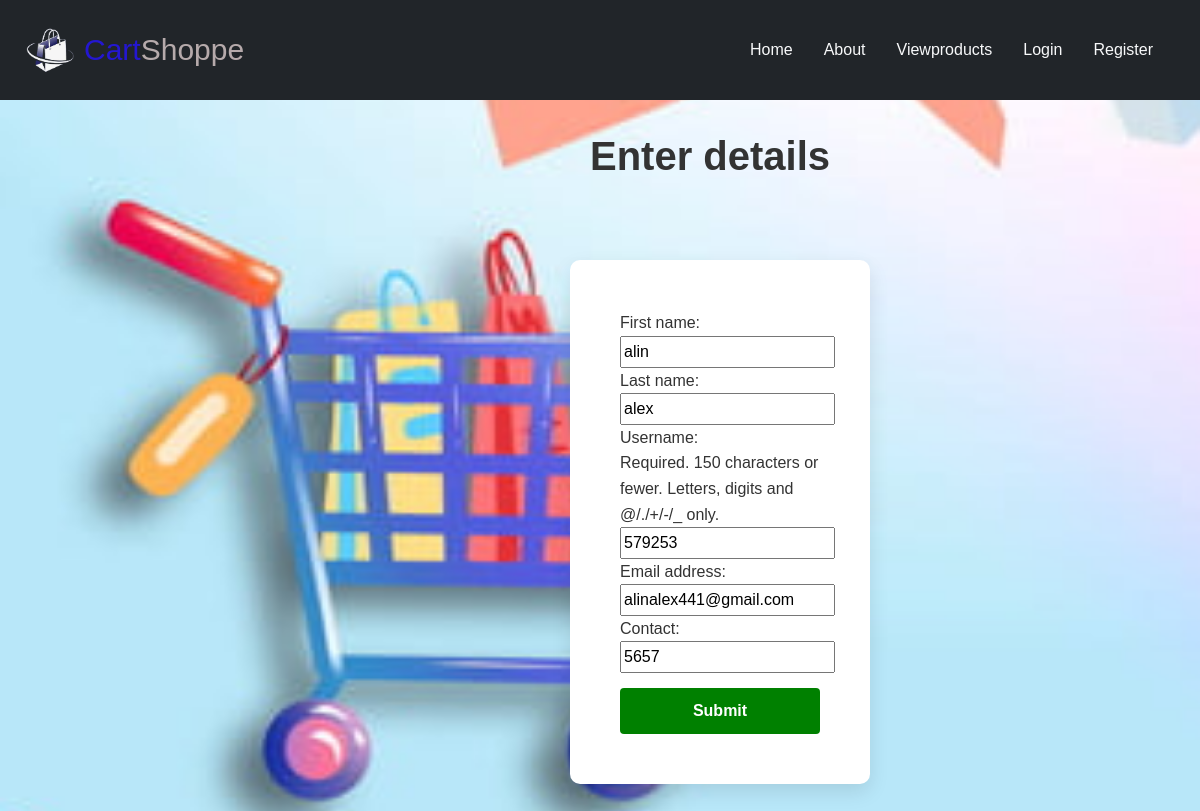
The app's page /edit/7 with its own data.
### myapp/models.py (models this page shows)
class Register(AbstractUser):
    usertype=models.CharField(max_length=10,null=True)
    contact = models.IntegerField(default=0,null=True)

### myapp/views.py (the view)
# urls.py: path("edit/<int:user_id>",views.edit_user),
def edit_user(request, user_id):
    user=Register.objects.get(id=user_id)
    if request.method == 'POST':
        form1 = EditForm(request.POST, instance=user)
        if form1.is_valid():
            form1.save()
            return redirect('/5')
    else:
        form1 = EditForm(instance=user)
    return render(request, 'register.html', {'form': form1})

### myapp/forms.py
class EditForm(forms.ModelForm):
    class Meta:
        model = Register
        fields = ['first_name','last_name','username','email','contact']
        help_text = {
            'username': None
        }

### myapp/templates/register.html (shortened to what this page needs)
{% load static %}
{% include 'header.html' %}
<link rel="stylesheet" href="{% static 'css/register.css' %}">
<h1 id="a3"><b>Enter details</b></h1>
<form method="post">
    <fieldset >
     {{ form }}
     <input type="submit" value="Submit" />
    </fieldset>
</form>
    </body>
    </html>

### myapp/templates/register.html (style rules this page uses)
body { display: flex; justify-content: center; align-items: center; height: 120vh; margin: 0; background-color: #f0f2f5; font-family: Arial, sans-serif; }
form { background-color: #ffffff; padding: 50px 50px; border-radius: 10px; box-shadow: 0 8px 20px rgba(0, 0, 0, 0.1); width: 300px; height:auto; }
input[type="submit"] { margin-top: 15px; width: 100%; padding: 10px; background-color: green; color: white; border: none; border-radius: 4px; font-weight: bold; cursor: pointer; }
#a3 { position: relative; left: 260px; bottom: 370px; }

### records on screen
Register: first_name "alin", last_name "alex", username "579253", email "alinalex441@gmail.com", contact "5657"
